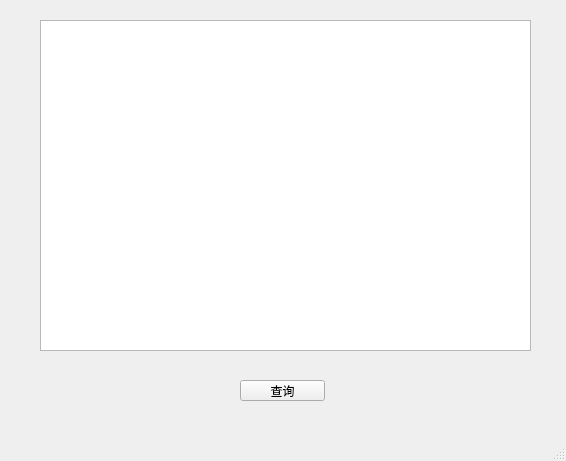
<?xml version="1.0" encoding="UTF-8"?>
<ui version="4.0">
 <class>MainWindow</class>
 <widget class="QMainWindow" name="MainWindow">
  <property name="geometry">
   <rect>
    <x>0</x>
    <y>0</y>
    <width>566</width>
    <height>461</height>
   </rect>
  </property>
  <property name="windowTitle">
   <string>MainWindow</string>
  </property>
  <widget class="QWidget" name="centralwidget">
   <widget class="QTableView" name="tableView">
    <property name="geometry">
     <rect>
      <x>40</x>
      <y>20</y>
      <width>491</width>
      <height>331</height>
     </rect>
    </property>
   </widget>
   <widget class="QPushButton" name="selectBtn">
    <property name="geometry">
     <rect>
      <x>240</x>
      <y>380</y>
      <width>85</width>
      <height>21</height>
     </rect>
    </property>
    <property name="text">
     <string>查询</string>
    </property>
   </widget>
  </widget>
  <widget class="QMenuBar" name="menubar">
   <property name="geometry">
    <rect>
     <x>0</x>
     <y>0</y>
     <width>566</width>
     <height>22</height>
    </rect>
   </property>
  </widget>
  <widget class="QStatusBar" name="statusbar"/>
 </widget>
 <resources/>
 <connections/>
</ui>
